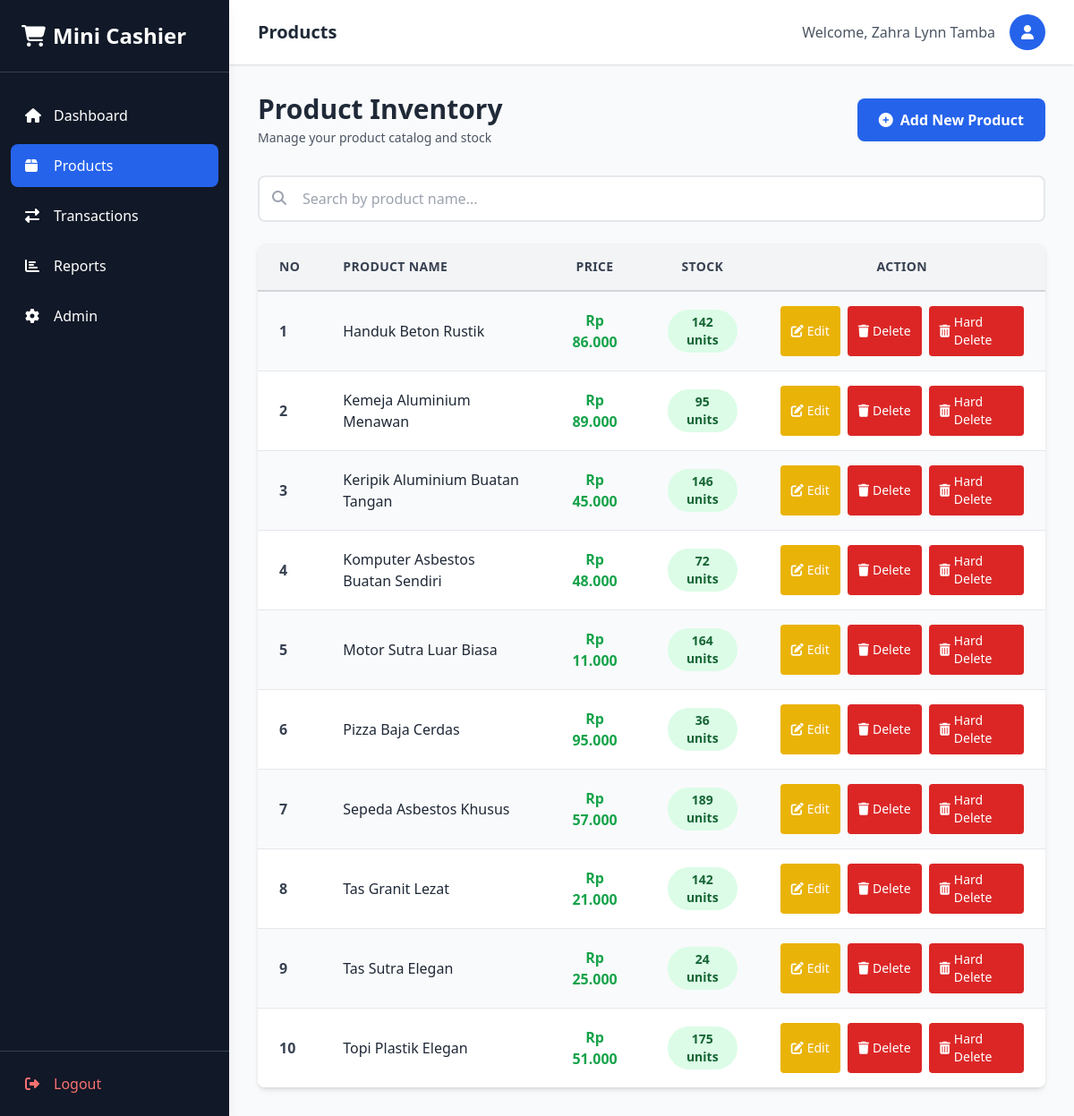
/products.php (signed in), run on the app's committed database.
### tables this page shows
CREATE TABLE `products` (
    `product_id` INT UNSIGNED AUTO_INCREMENT PRIMARY KEY,
    `product_name` VARCHAR(255) NOT NULL,
    `price` DECIMAL(10, 2) NOT NULL,
    `stock` INT NOT NULL DEFAULT 0,
    `created_at` TIMESTAMP DEFAULT CURRENT_TIMESTAMP,
    `updated_at` TIMESTAMP DEFAULT CURRENT_TIMESTAMP ON UPDATE CURRENT_TIMESTAMP,
    `deleted_at` TIMESTAMP NULL DEFAULT NULL
);

### products.php (called while the page is built, shortened)
<?php
require_once 'controllers/ProductsController.php';
$PC = new ProductsController();
$search = isset($_GET['search']) ? htmlspecialchars($_GET['search']) : '';
$productsList = $PC->searchProducts($search);
include 'views/products_view.php';

### controllers/Database.php (called while the page is built, shortened)
<?php
class Database
{
  private static ?mysqli $instance = null;
  public static function getConnection(): mysqli
  {
    if (self::$instance === null) {
      self::$instance = new mysqli('localhost', 'root', '', 'mini_cashier');
      self::$instance->set_charset('utf8mb4');
    }
    return self::$instance;
  }
}

### controllers/ProductsController.php (called while the page is built, shortened)
<?php
require_once  'Database.php';
class ProductsController
{
  private mysqli $db;
  public function __construct()
  {
    $this->db = Database::getConnection();
  }
  public function searchProducts(string $searchTerm = ''): array
  {
    $result = $this->db->query("SELECT product_id, product_name, price, stock FROM products WHERE deleted_at IS NULL ORDER BY product_name ASC");
    return $result ? $result->fetch_all(MYSQLI_ASSOC) : [];
  }
}

### views/products_view.php (the view, shortened to what this page needs)
<!DOCTYPE html>
<html lang="en">
<?php include './head.php' ?>
<body class="bg-gray-50">
  <div class="flex min-h-screen">
    <?php include 'sidebar.php'; ?>
    <main class="flex-1">
      <header class="bg-white shadow">
        <div class="flex items-center justify-between px-8 py-4">
          <h2 class="text-xl font-semibold text-gray-800">Products</h2>
          <div class="flex items-center gap-4">
            <span class="text-gray-600">Welcome, <?php echo htmlspecialchars($_SESSION['fullname'] ?? $_SESSION['username']); ?></span>
            <button class="flex items-center justify-center w-10 h-10 text-white bg-blue-600 rounded-full">
              <i class="fas fa-user"></i>
            </button>
          </div>
        </div>
      </header>
      <div class="p-8">
        <div class="flex items-center justify-between mb-8">
          <div>
            <h3 class="text-3xl font-bold text-gray-800">Product Inventory</h3>
            <p class="text-gray-600 text-sm mt-1">Manage your product catalog and stock</p>
          </div>
          <button onclick="document.getElementById('addModal').classList.remove('hidden'); document.getElementById('addModal').classList.add('flex')" class="inline-flex items-center gap-2 px-6 py-3 text-white bg-blue-600 hover:bg-blue-700 rounded-lg font-semibold transition"><i class="fas fa-plus-circle"></i> Add New Product</button>
        </div>
        <div class="mb-6">
          <form method="GET" class="relative">
            <i class="fas fa-search absolute left-4 top-1/3 text-gray-400"></i>
            <input type="search" name="search" placeholder="Search by product name..." value="<?php echo htmlspecialchars($search); ?>" class="w-full pl-12 pr-4 py-3 border-2 border-gray-200 rounded-lg focus:outline-none focus:border-blue-500 transition">
          </form>
        </div>
        <div class="bg-white rounded-lg shadow-md overflow-hidden">
          <div class="overflow-x-auto">
            <table class="w-full">
              <thead class="bg-gray-100 border-b-2 border-gray-300">
                <tr>
                  <th class="px-6 py-4 text-left font-bold text-gray-700 text-sm uppercase tracking-wide">No</th>
                  <th class="px-6 py-4 text-left font-bold text-gray-700 text-sm uppercase tracking-wide">Product Name</th>
                  <th class="px-6 py-4 text-center font-bold text-gray-700 text-sm uppercase tracking-wide">Price</th>
                  <th class="px-6 py-4 text-center font-bold text-gray-700 text-sm uppercase tracking-wide">Stock</th>
                  <th class="px-6 py-4 text-center font-bold text-gray-700 text-sm uppercase tracking-wide">Action</th>
                </tr>
              </thead>
              <tbody class="divide-y divide-gray-200">
                <?php
                $no = 1;
                foreach ($productsList as $row) {
                  $bg_class = ($no % 2 === 0) ? 'bg-white' : 'bg-gray-50';
                  $stock_status = $row['stock'] > 10 ? 'bg-green-100 text-green-800' : ($row['stock'] > 0 ? 'bg-yellow-100 text-yellow-800' : 'bg-red-100 text-red-800');
                ?>
                  <tr class="<?php echo $bg_class; ?> hover:bg-blue-50 transition">
                    <td class="px-6 py-4 font-semibold text-gray-700"><?php echo $no++; ?></td>
                    <td class="px-6 py-4 font-medium text-gray-800"><?php echo htmlspecialchars($row['product_name']); ?></td>
                    <td class="px-6 py-4 text-center font-bold text-green-600">Rp <?php echo number_format((int)$row['price'], 0, ',', '.'); ?></td>
                    <td class="px-6 py-4 text-center">
                      <span class="inline-block px-3 py-1 rounded-full text-sm font-semibold <?php echo $stock_status; ?>"><?php echo (int)$row['stock']; ?> units</span>
                    </td>
                    <td class="px-6 py-4">
                      <div class="flex gap-2 justify-center">
                        <a href="?edit=<?php echo (int)$row['product_id']; ?>" class="inline-flex items-center gap-1 px-3 py-2 text-sm text-white bg-yellow-500 hover:bg-yellow-600 rounded transition"><i class="fas fa-edit"></i>Edit</a>
                        <a href="?delete=<?php echo (int)$row['product_id']; ?>" onclick="return confirm('Are you sure you want to delete this product?')" class="inline-flex items-center gap-1 px-3 py-2 text-sm text-white bg-red-600 hover:bg-red-700 rounded transition"><i class="fas fa-trash"></i>Delete</a>
                        <a href="?hard_delete=<?php echo (int)$row['product_id']; ?>" onclick="return confirm('CRITICAL WARNING: This will permanently delete the item. This action cannot be undone. Proceed?')" class="inline-flex items-center gap-1 px-3 py-2 text-sm text-white bg-red-600 hover:bg-red-700 rounded transition"><i class="fas fa-trash-alt"></i>Hard Delete</a>
                      </div>
                    </td>
                  </tr>
                <?php } ?>
              </tbody>
            </table>
          </div>
        </div>
      </div>
    </main>
  </div>
</body>
</html>

### data on the page
products: product_name "Handuk Beton Rustik", price "86.000", stock "142"
products: product_name "Kemeja Aluminium Menawan", price "89.000", stock "95"
products: product_name "Keripik Aluminium Buatan Tangan", price "45.000", stock "146"
products: product_name "Komputer Asbestos Buatan Sendiri", price "48.000", stock "72"
products: product_name "Motor Sutra Luar Biasa", price "11.000", stock "164"
products: product_name "Pizza Baja Cerdas", price "95.000", stock "36"
products: product_name "Sepeda Asbestos Khusus", price "57.000", stock "189"
products: product_name "Tas Granit Lezat", price "21.000", stock "142"
products: product_name "Tas Sutra Elegan", price "25.000", stock "24"
products: product_name "Topi Plastik Elegan", price "51.000", stock "175"

### other printed values
$_SESSION['fullname'] "Zahra Lynn Tamba"
